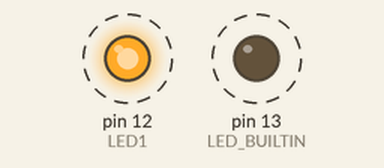
This sketch was run on a simulated Arduino Uno, built with avr-gcc and run on an emulated ATmega328P. Shown: output pins drawn as LEDs (lit = HIGH). Dashed ring = blinking.

Above: at 0.2 s.
Timing chart, 0 to 3.0 s (numbered marks = the images above):
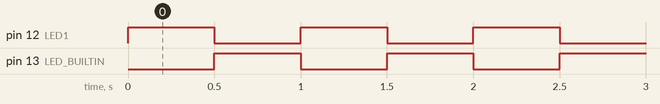

Measured:
- by itself, pin 12 (LED1), pin 13 (LED_BUILTIN): alternates HIGH for 0.50 s and LOW for 0.50 s

The sketch:

Blink2.ino
```cpp
int LED1 = 12;
void setup() {
  // put your setup code here, to run once:
  pinMode(LED_BUILTIN, OUTPUT);
  pinMode(LED1, OUTPUT);
}

void loop() {
  // put your main code here, to run repeatedly:
  digitalWrite(LED_BUILTIN, LOW);
  digitalWrite(LED1, HIGH);

  delay(500);
  digitalWrite(LED_BUILTIN, HIGH);
  digitalWrite(LED1, LOW);
  delay(500);


}
```
